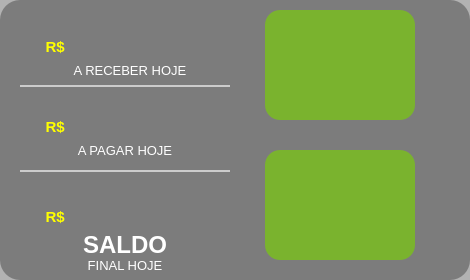
   <widget class="QFrame" name="fr_VendasAbertas_3">
    <property name="geometry">
     <rect>
      <x>20</x>
      <y>310</y>
      <width>470</width>
      <height>280</height>
     </rect>
    </property>
    <property name="styleSheet">
     <string notr="true">QFrame {
background: rgba(0, 0, 0, 30%);
border: none;
border-radius: 20px
}</string>
    </property>
    <property name="frameShape">
     <enum>QFrame::StyledPanel</enum>
    </property>
    <property name="frameShadow">
     <enum>QFrame::Raised</enum>
    </property>
    <widget class="QPushButton" name="bt_apagarHoje">
     <property name="geometry">
      <rect>
       <x>265</x>
       <y>150</y>
       <width>150</width>
       <height>110</height>
      </rect>
     </property>
     <property name="font">
      <font>
       <family>Tahoma</family>
       <pointsize>13</pointsize>
       <weight>75</weight>
       <bold>true</bold>
      </font>
     </property>
     <property name="cursor">
      <cursorShape>PointingHandCursor</cursorShape>
     </property>
     <property name="focusPolicy">
      <enum>Qt::NoFocus</enum>
     </property>
     <property name="toolTip">
      <string>&lt;html&gt;&lt;head/&gt;&lt;body&gt;&lt;p&gt;Conta a pagar hoje&lt;/p&gt;&lt;/body&gt;&lt;/html&gt;</string>
     </property>
     <property name="autoFillBackground">
      <bool>false</bool>
     </property>
     <property name="styleSheet">
      <string notr="true">QPushButton{
border: none;
color: #FFF;
background: #7AB32E ;
border-radius: 15px
}
QPushButton:hover {
background: #40A286 
}
QPushButton:disabled {
background: #7AB32E
}</string>
     </property>
     <property name="text">
      <string/>
     </property>
     <property name="shortcut">
      <string>F7</string>
     </property>
     <property name="flat">
      <bool>true</bool>
     </property>
    </widget>
    <widget class="QPushButton" name="bt_areceberHoje">
     <property name="geometry">
      <rect>
       <x>265</x>
       <y>10</y>
       <width>150</width>
       <height>110</height>
      </rect>
     </property>
     <property name="font">
      <font>
       <family>Tahoma</family>
       <pointsize>12</pointsize>
       <weight>75</weight>
       <bold>true</bold>
      </font>
     </property>
     <property name="cursor">
      <cursorShape>PointingHandCursor</cursorShape>
     </property>
     <property name="focusPolicy">
      <enum>Qt::NoFocus</enum>
     </property>
     <property name="toolTip">
      <string>&lt;html&gt;&lt;head/&gt;&lt;body&gt;&lt;p&gt;Conta a receber hoje&lt;/p&gt;&lt;/body&gt;&lt;/html&gt;</string>
     </property>
     <property name="whatsThis">
      <string>&lt;html&gt;&lt;head/&gt;&lt;body&gt;&lt;p&gt;&lt;br/&gt;&lt;/p&gt;&lt;/body&gt;&lt;/html&gt;</string>
     </property>
     <property name="autoFillBackground">
      <bool>false</bool>
     </property>
     <property name="styleSheet">
      <string notr="true">QPushButton{
border: none;
color: #FFF;
background: #7AB32E ;
border-radius: 15px
}
QPushButton:hover {
background: #40A286 
}
QPushButton:disabled {
background: #7AB32E
}</string>
     </property>
     <property name="text">
      <string/>
     </property>
     <property name="shortcut">
      <string>F2</string>
     </property>
     <property name="flat">
      <bool>true</bool>
     </property>
    </widget>
    <widget class="Line" name="line_5">
     <property name="geometry">
      <rect>
       <x>20</x>
       <y>85</y>
       <width>210</width>
       <height>2</height>
      </rect>
     </property>
     <property name="styleSheet">
      <string notr="true">background: #CCC</string>
     </property>
     <property name="orientation">
      <enum>Qt::Horizontal</enum>
     </property>
    </widget>
    <widget class="Line" name="line_6">
     <property name="geometry">
      <rect>
       <x>20</x>
       <y>170</y>
       <width>210</width>
       <height>2</height>
      </rect>
     </property>
     <property name="styleSheet">
      <string notr="true">background: #CCC</string>
     </property>
     <property name="orientation">
      <enum>Qt::Horizontal</enum>
     </property>
    </widget>
    <widget class="QLabel" name="label_13">
     <property name="geometry">
      <rect>
       <x>50</x>
       <y>255</y>
       <width>150</width>
       <height>20</height>
      </rect>
     </property>
     <property name="font">
      <font>
       <family>Tahoma</family>
       <pointsize>10</pointsize>
       <weight>50</weight>
       <bold>false</bold>
      </font>
     </property>
     <property name="styleSheet">
      <string notr="true">background: None;
color: #FFF</string>
     </property>
     <property name="text">
      <string>FINAL HOJE</string>
     </property>
     <property name="alignment">
      <set>Qt::AlignCenter</set>
     </property>
    </widget>
    <widget class="QLabel" name="label_16">
     <property name="geometry">
      <rect>
       <x>50</x>
       <y>230</y>
       <width>150</width>
       <height>30</height>
      </rect>
     </property>
     <property name="font">
      <font>
       <family>Tahoma</family>
       <pointsize>18</pointsize>
       <weight>75</weight>
       <bold>true</bold>
      </font>
     </property>
     <property name="styleSheet">
      <string notr="true">background: None;
color: #FFF</string>
     </property>
     <property name="text">
      <string>SALDO</string>
     </property>
     <property name="alignment">
      <set>Qt::AlignCenter</set>
     </property>
    </widget>
    <widget class="QLabel" name="lb_apagarHoje">
     <property name="geometry">
      <rect>
       <x>70</x>
       <y>100</y>
       <width>130</width>
       <height>45</height>
      </rect>
     </property>
     <property name="font">
      <font>
       <pointsize>20</pointsize>
      </font>
     </property>
     <property name="styleSheet">
      <string notr="true">background: none</string>
     </property>
     <property name="text">
      <string/>
     </property>
     <property name="alignment">
      <set>Qt::AlignLeading|Qt::AlignLeft|Qt::AlignVCenter</set>
     </property>
     <property name="openExternalLinks">
      <bool>true</bool>
     </property>
    </widget>
    <widget class="QLabel" name="label_17">
     <property name="geometry">
      <rect>
       <x>50</x>
       <y>140</y>
       <width>150</width>
       <height>20</height>
      </rect>
     </property>
     <property name="font">
      <font>
       <family>Tahoma</family>
       <pointsize>10</pointsize>
       <weight>50</weight>
       <bold>false</bold>
      </font>
     </property>
     <property name="styleSheet">
      <string notr="true">background: None;
color: #FFF</string>
     </property>
     <property name="text">
      <string>A PAGAR HOJE</string>
     </property>
     <property name="alignment">
      <set>Qt::AlignCenter</set>
     </property>
    </widget>
    <widget class="QLabel" name="lb_produtosAtivos_9">
     <property name="geometry">
      <rect>
       <x>45</x>
       <y>115</y>
       <width>20</width>
       <height>25</height>
      </rect>
     </property>
     <property name="font">
      <font>
       <pointsize>20</pointsize>
      </font>
     </property>
     <property name="styleSheet">
      <string notr="true">background: none</string>
     </property>
     <property name="text">
      <string>&lt;span style=&quot;font-family:'Arial'; font-size:15px;
                font-weight: bold;color:#ffff00; &quot;&gt;R$&lt;/span&gt;</string>
     </property>
     <property name="alignment">
      <set>Qt::AlignCenter</set>
     </property>
     <property name="openExternalLinks">
      <bool>true</bool>
     </property>
    </widget>
    <widget class="QLabel" name="label_18">
     <property name="geometry">
      <rect>
       <x>50</x>
       <y>60</y>
       <width>160</width>
       <height>20</height>
      </rect>
     </property>
     <property name="font">
      <font>
       <family>Tahoma</family>
       <pointsize>10</pointsize>
       <weight>50</weight>
       <bold>false</bold>
      </font>
     </property>
     <property name="styleSheet">
      <string notr="true">background: None;
color: #FFF</string>
     </property>
     <property name="text">
      <string>A RECEBER HOJE</string>
     </property>
     <property name="alignment">
      <set>Qt::AlignCenter</set>
     </property>
    </widget>
    <widget class="QLabel" name="lb_areceberHoje">
     <property name="geometry">
      <rect>
       <x>70</x>
       <y>20</y>
       <width>130</width>
       <height>45</height>
      </rect>
     </property>
     <property name="font">
      <font>
       <pointsize>20</pointsize>
      </font>
     </property>
     <property name="styleSheet">
      <string notr="true">background: none</string>
     </property>
     <property name="text">
      <string/>
     </property>
     <property name="alignment">
      <set>Qt::AlignLeading|Qt::AlignLeft|Qt::AlignVCenter</set>
     </property>
     <property name="openExternalLinks">
      <bool>true</bool>
     </property>
    </widget>
    <widget class="QLabel" name="lb_produtosAtivos_11">
     <property name="geometry">
      <rect>
       <x>45</x>
       <y>35</y>
       <width>20</width>
       <height>25</height>
      </rect>
     </property>
     <property name="font">
      <font>
       <pointsize>20</pointsize>
      </font>
     </property>
     <property name="styleSheet">
      <string notr="true">background: none</string>
     </property>
     <property name="text">
      <string>&lt;span style=&quot;font-family:'Arial'; font-size:15px;
                font-weight: bold;color:#ffff00; &quot;&gt;R$&lt;/span&gt;</string>
     </property>
     <property name="alignment">
      <set>Qt::AlignCenter</set>
     </property>
     <property name="openExternalLinks">
      <bool>true</bool>
     </property>
    </widget>
    <widget class="QLabel" name="lb_saldoHoje">
     <property name="geometry">
      <rect>
       <x>70</x>
       <y>190</y>
       <width>130</width>
       <height>45</height>
      </rect>
     </property>
     <property name="font">
      <font>
       <pointsize>20</pointsize>
      </font>
     </property>
     <property name="styleSheet">
      <string notr="true">background: none</string>
     </property>
     <property name="text">
      <string/>
     </property>
     <property name="alignment">
      <set>Qt::AlignLeading|Qt::AlignLeft|Qt::AlignVCenter</set>
     </property>
     <property name="openExternalLinks">
      <bool>true</bool>
     </property>
    </widget>
    <widget class="QLabel" name="lb_produtosAtivos_13">
     <property name="geometry">
      <rect>
       <x>45</x>
       <y>205</y>
       <width>20</width>
       <height>25</height>
      </rect>
     </property>
     <property name="font">
      <font>
       <pointsize>20</pointsize>
      </font>
     </property>
     <property name="styleSheet">
      <string notr="true">background: none</string>
     </property>
     <property name="text">
      <string>&lt;span style=&quot;font-family:'Arial'; font-size:15px;
                font-weight: bold;color:#ffff00; &quot;&gt;R$&lt;/span&gt;</string>
     </property>
     <property name="alignment">
      <set>Qt::AlignCenter</set>
     </property>
     <property name="openExternalLinks">
      <bool>true</bool>
     </property>
    </widget>
   </widget>
